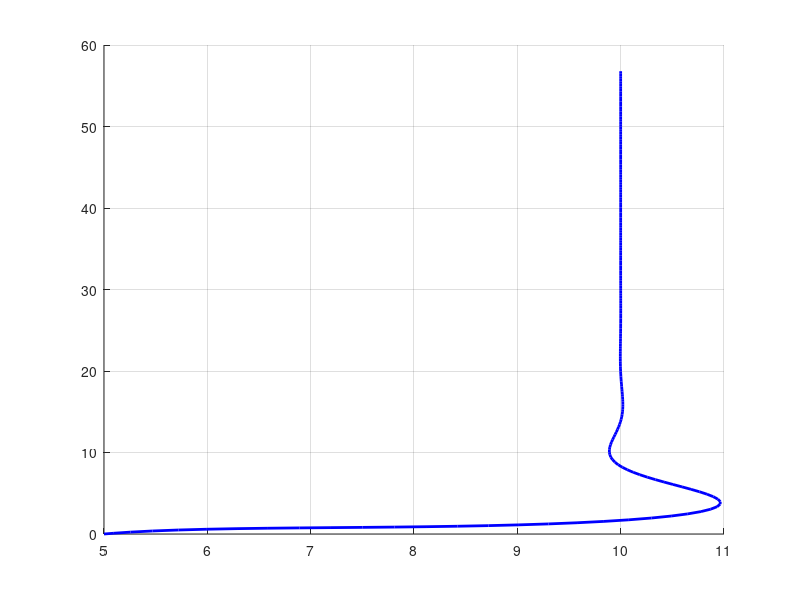

MATLAB code for this plot: (Note: this script raises an error after producing the figure.)
clear; clc; close all;

%% =====================
%  Simulation Parameters
%  =====================
dt = 0.05;        % sampling interval (s)
T  = 10;          % total simulation time (s)
N  = round(T/dt); % number of steps

V_desired = 10;   % desired robot forward speed (cm/s)
X_ref = 10;   % desired distance to the wall (cm)

%  Robot Physical Parameters
width = 9;      % wheel separation (cm)

% Robot initial values
X_0 = 5; % intiial distance in cm
theta_0 = pi/4; % initial robot angle

%% ====== TODO ===============
% Change the values that are given in this section.

% Update System ID Motor Model 
a = 0.83392;
b = 0.02700;
d = -0.42788;

% Find the Controller gains that works.
K_X = 1.2;   % distance proportional gain
K_d = 0.8;   % derivative gain
K_p = 10;     % wheel cruise control gain

u_star = -d/b;

%% =====================
% Storage variables
% =====================
X = zeros(1,N);    % robot x-position
Y = zeros(1,N);    % robot y-position
theta = zeros(1,N);   % robot heading

X(1) = X_0;
theta(1) = theta_0;

v_R = zeros(1,N);   % wheel speed right
v_L = zeros(1,N);   % wheel speed left

DutyR  = zeros(1,N);   % duty commands
DutyL  = zeros(1,N);

Omega = zeros(1,N);
V_robot = zeros(1,N);



%% =====================
% Simulation loop
% =====================
for k = 1:N-1
    %% ========= TODO ============
    % First, compute error
    eX = X(k) - X_ref;
    if k == 1
        eX_dot = 0;
    else
        eX_dot = (X(k) - X(k-1)) / dt;
    end

    % Now for wall-following control
    V_control = V_desired;
    Omega_control = K_X * eX + K_d * eX_dot;

    % Convert control inputs to the desired wheel speeds
    v_R_des = V_control + (width/2) * Omega_control;
    v_L_des = V_control - (width/2) * Omega_control;

    % Compute motor control inputs
    DutyR(k) = K_p * (v_R_des - v_R(k)) + u_star;
    DutyL(k) = K_p * (v_L_des - v_L(k)) + u_star;
    
    % Motor ARX-like dynamics
    v_R(k+1) = a * v_R(k) + b * DutyR(k) + d;
    v_L(k+1) = a * v_L(k) + b * DutyL(k) + d;

    % Convert wheels speeds to the actual robot velocity
    V_robot(k) = 0.5 * (v_R(k) + v_L(k));
    Omega(k) = (v_R(k) - v_L(k)) / width;

    % Finally, update the robot position using our forward Euler discrete
    % time equations
    X(k+1) = X(k) + dt * V_robot(k) * cos(theta(k));
    Y(k+1) = Y(k) + dt * V_robot(k) * sin(theta(k));
    % We need to update theta every iteration as well
    theta(k+1) = theta(k) + dt * Omega(k);
end

%% =====================
% Plot Results
% =====================

figure; hold on; grid on;
plot(X, Y, 'b', 'LineWidth', 2);
xline(0, 'k', 'LineWidth', 2) % the wall at x=0
xline(X_ref, 'k--', 'LineWidth', 2)
xlabel('X (cm)'); ylabel('Y (cm)');
title('Wall Following Robot Trajectory');
legend('Robot path','Wall');
axis equal

figure; 
subplot(4,1,1); plot(X, 'LineWidth',2);
ylabel('X (cm)'); grid on;
hold on;
yline(X_ref, 'k--', 'LineWidth', 1)
subplot(4,1,2); plot(Omega, 'LineWidth',2);
ylabel('\Omega rotational'); grid on;
subplot(4,1,3); plot(V_robot, 'LineWidth',2);
ylabel('V_{robot} (cm/s)'); grid on;


subplot(4,1,4); plot(v_R,'r','LineWidth',2); hold on;
plot(v_L,'b','LineWidth',2);
ylabel('v_{wheel} (cm/s)'); grid on;
legend('v_R','v_L');
xlabel('Time step k');
